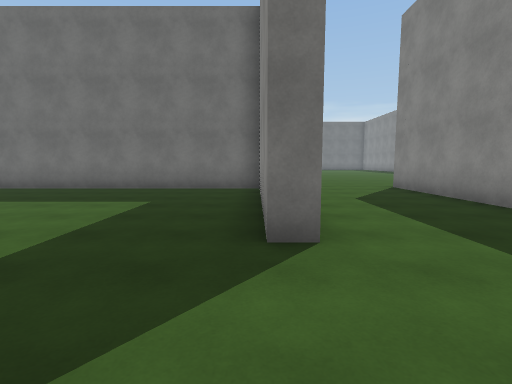
[1] (above)

24 first-person views from a walk through a Unity game level. The camera is 1.5 m above the floor, tilts 6° down and sees 85° across. The floor is counted in squares, 2 m on a side. Each view is taken from the middle of a square. On the plan, view 1 faces up. The plan holds only what a view shows up to about 10 squares ahead; the rest is blank. The place goes on beyond the plan. The player character is not drawn. Surface patterns are stand-ins for the level's own textures.

[2]
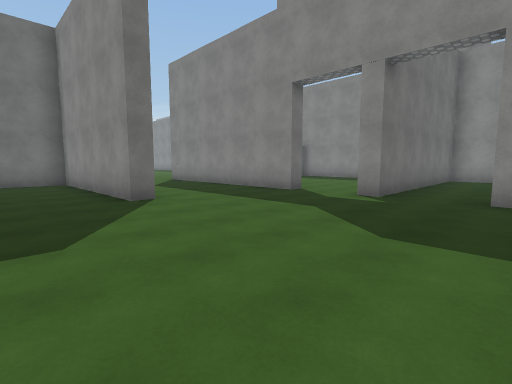

[3]
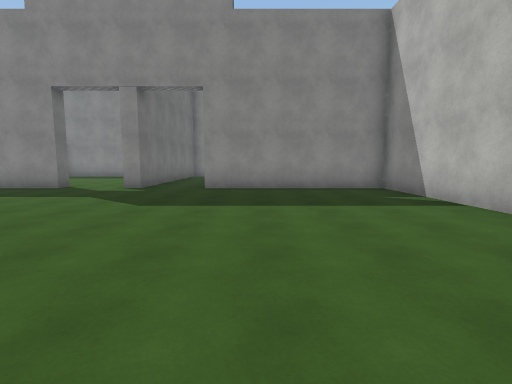

[4]
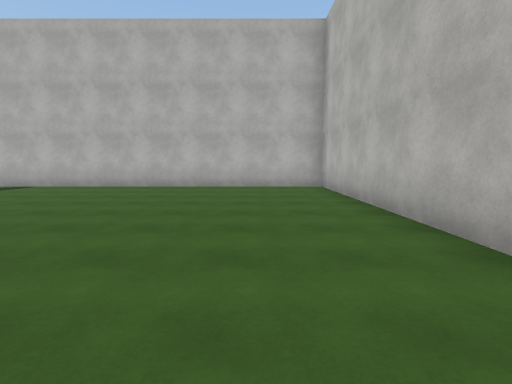

[5]
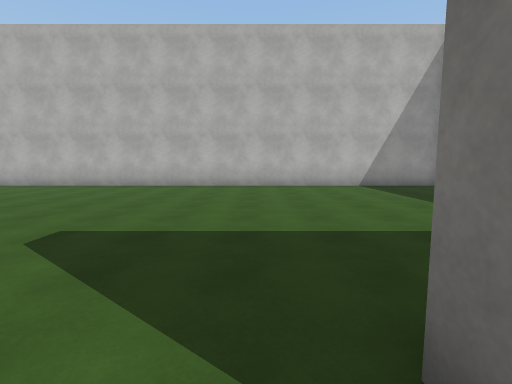

[6]
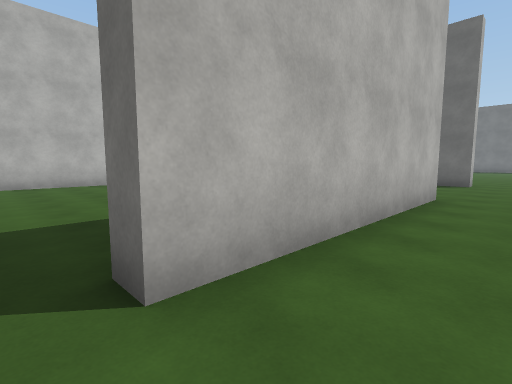

[7]
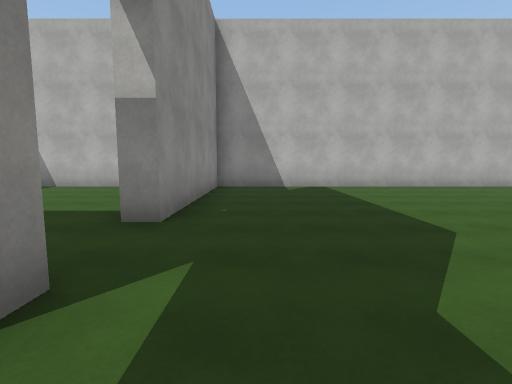

[8]
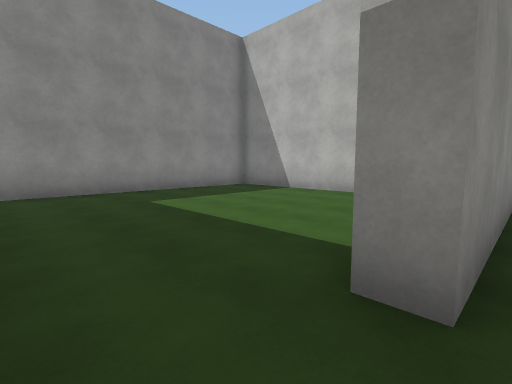

[9]
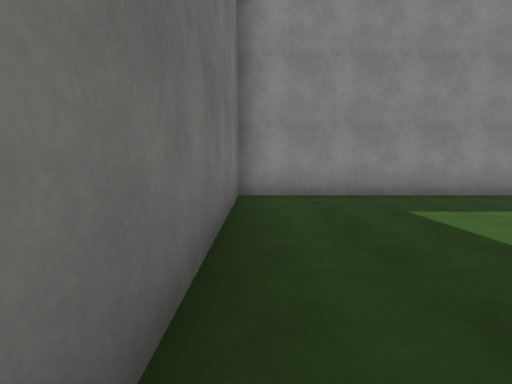

[10]
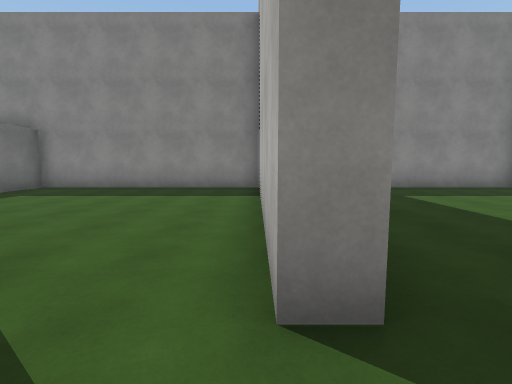

[11]
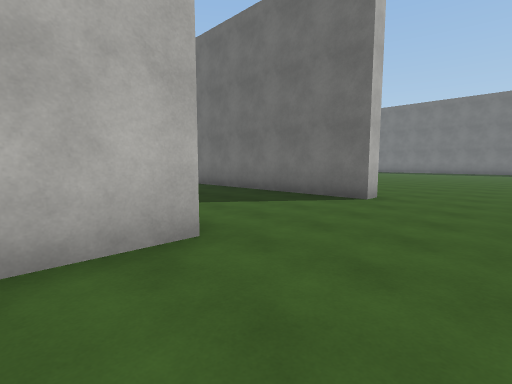

[12]
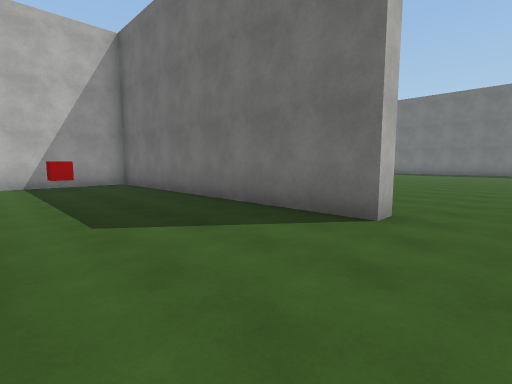

[13]
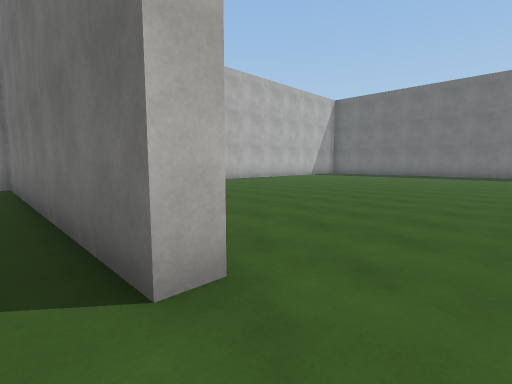

[14]
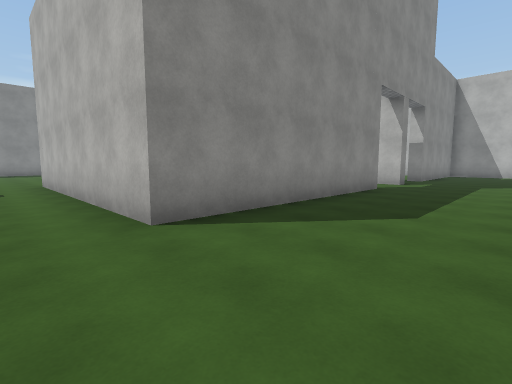

[15]
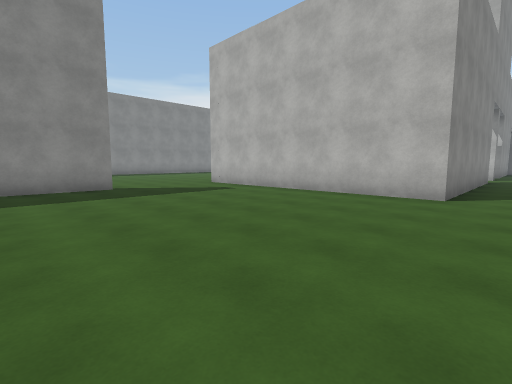

[16]
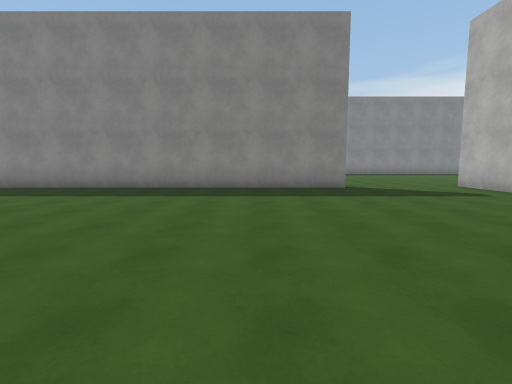

[17]
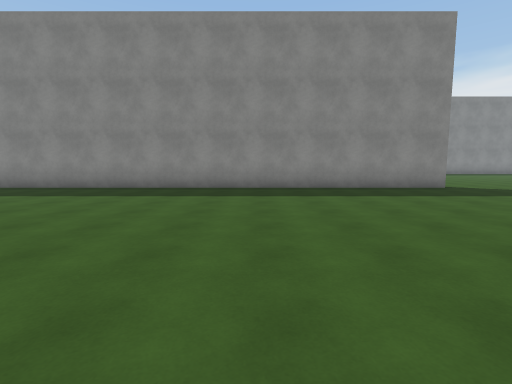

[18]
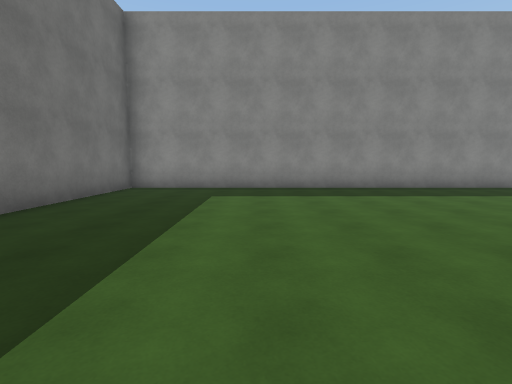

[19]
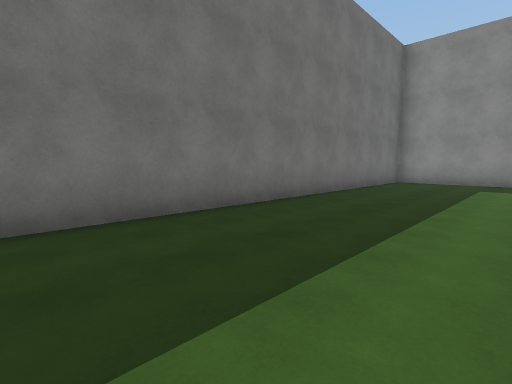

[20]
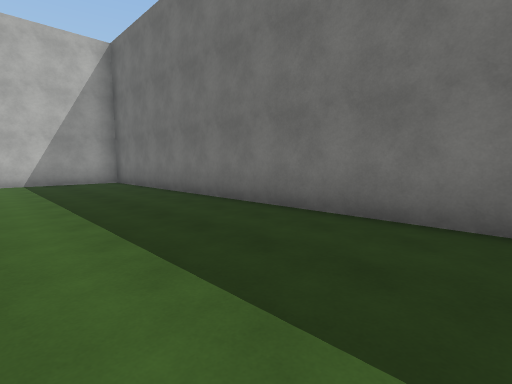

[21]
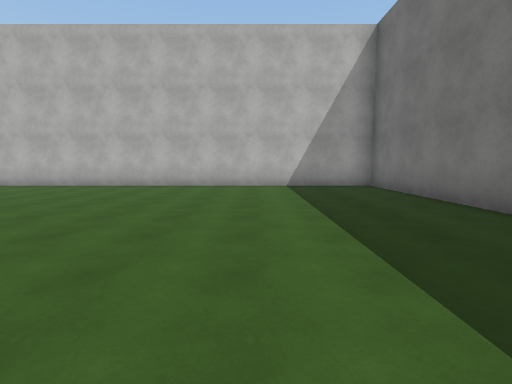

[22]
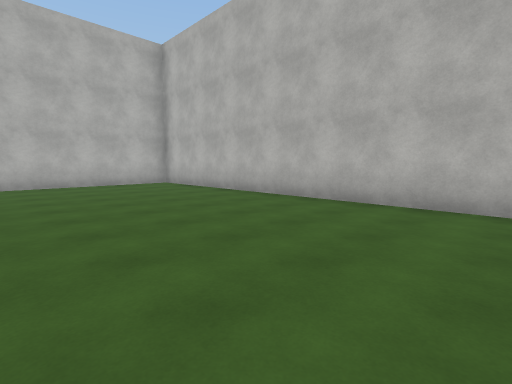

[23]
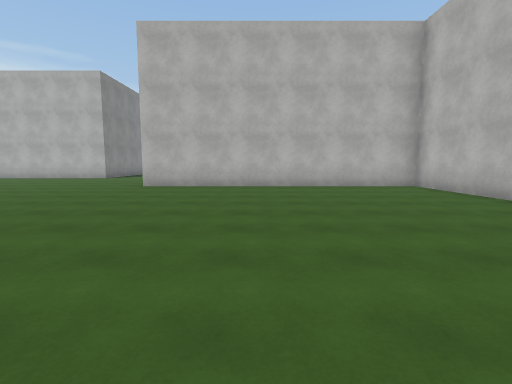

[24]
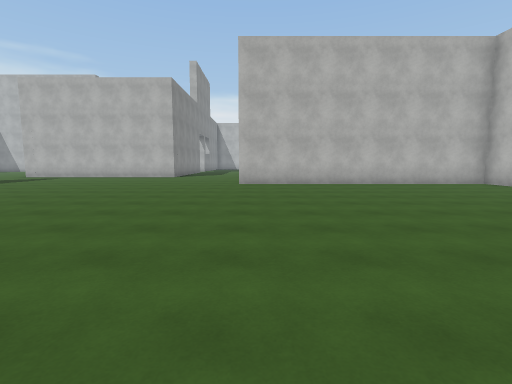

### Floor plan
Points are (right, up) in squares from view 1. A wall is a line through its corners. A room is listed if a view was taken in it or the views show most of it. See-through windows are left out.
Room 1 (views 1, 2, 3, 4, 5, 6, 7, 8, 9, 10, 11)
walls: (4.8, 1.8) (4.2, 1.8) (4.2, 7.4); (5.4, -0.6) (4.2, -0.6) (4.2, -0.1) (5.4, -0.1); (0.6, 8.6) (0.6, 2.6) (0.1, 2.6) (0.1, 8.1) (-7.5, 8.1); (-8.1, 7.9) (-8.1, -7.7) (4.2, -7.7) (4.2, -2.5) (4.8, -2.5)
ways out: opening at (2, 7.7) to room 2; opening at (5, -1.5) to room 3; opening at (5, 1)
Room 2 (views 12, 13, 14, 15, 16, 17, 18, 19, 20, 21, 22, 23, 24)
walls: (11.3, 12.2) (11.3, 29.7) (-8.1, 29.7) (-8.1, 13.1) (0.6, 13.1) (0.6, 12.6) (-8.1, 12.6) (-8.1, 9.4); (4.2, 7.4) (4.2, 8.6) (12, 8.6)
ways out: opening at (2, 7.7) to room 1
objects: other object (-7, 11)
Room 3 (no view inside)
walls: (7.1, -7.7) (11.3, -7.7) (11.3, -0.6) (5.4, -0.6)
ways out: opening at (5, -1.5) to room 1

Positions as (right, up) in squares from view 1, and headings:
1: (0, 0), facing up
2: (-2, -3), facing up-right
3: (-4, -4), facing right
4: (-6, 1), facing down
5: (1, 2), facing left
6: (2, 2), facing up-left
7: (3, 1), facing down
8: (4, -1), facing down-right
9: (5, -1), facing right
10: (3, 0), facing right
11: (3, 7), facing up-left
12: (2, 9), facing up-left
13: (2, 12), facing up-left
14: (1, 10), facing down-right
15: (3, 15), facing down-right
16: (3, 15), facing right
17: (3, 18), facing right
18: (3, 26), facing right
19: (0, 26), facing up-right
20: (3, 26), facing up-left
21: (1, 26), facing left
22: (-3, 23), facing down-left
23: (-3, 22), facing down
24: (0, 23), facing down
